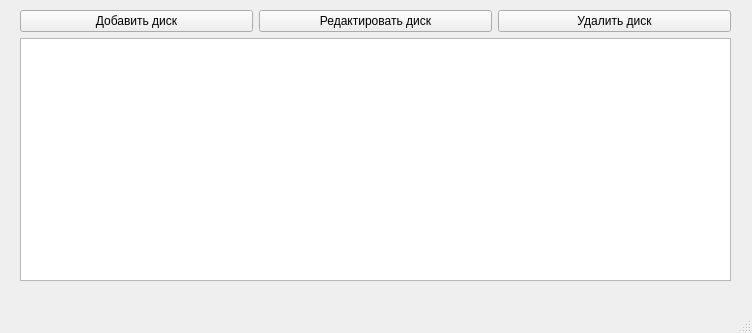
<?xml version="1.0" encoding="UTF-8"?>
<ui version="4.0">
 <class>MainWindow</class>
 <widget class="QMainWindow" name="MainWindow">
  <property name="geometry">
   <rect>
    <x>0</x>
    <y>0</y>
    <width>752</width>
    <height>333</height>
   </rect>
  </property>
  <property name="windowTitle">
   <string>MainWindow</string>
  </property>
  <widget class="QWidget" name="centralwidget">
   <widget class="QWidget" name="verticalLayoutWidget">
    <property name="geometry">
     <rect>
      <x>20</x>
      <y>10</y>
      <width>711</width>
      <height>271</height>
     </rect>
    </property>
    <layout class="QVBoxLayout" name="verticalLayout">
     <item>
      <layout class="QHBoxLayout" name="horizontalLayout">
       <item>
        <widget class="QPushButton" name="add_btn">
         <property name="text">
          <string>Добавить диск</string>
         </property>
        </widget>
       </item>
       <item>
        <widget class="QPushButton" name="edit_btn">
         <property name="text">
          <string>Редактировать диск</string>
         </property>
        </widget>
       </item>
       <item>
        <widget class="QPushButton" name="del_btn">
         <property name="text">
          <string>Удалить диск</string>
         </property>
        </widget>
       </item>
      </layout>
     </item>
     <item>
      <widget class="QListView" name="dvd_list"/>
     </item>
    </layout>
   </widget>
  </widget>
  <widget class="QMenuBar" name="menubar">
   <property name="geometry">
    <rect>
     <x>0</x>
     <y>0</y>
     <width>752</width>
     <height>21</height>
    </rect>
   </property>
  </widget>
  <widget class="QStatusBar" name="statusbar"/>
 </widget>
 <resources/>
 <connections/>
</ui>
